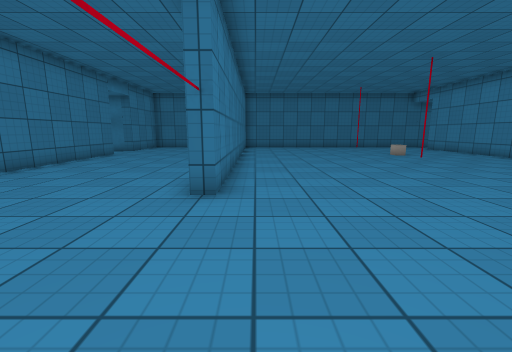
view 1 (above)

19 first-person views from a walk through a 3-D level made in the Unity game engine. The camera is 1.2 m above the floor, tilts 10° down and sees 90° across. The floor is counted in squares, 1 m on a side. Each view is taken from the middle of a square. On the plan, view 1 faces up. The plan holds only what a view shows up to about 12 squares ahead; the rest is blank. The place goes on beyond the plan. The player character is not drawn. Door leaves are left out, so doorways stand open. Surface patterns are stand-ins for the level's own textures.

view 2
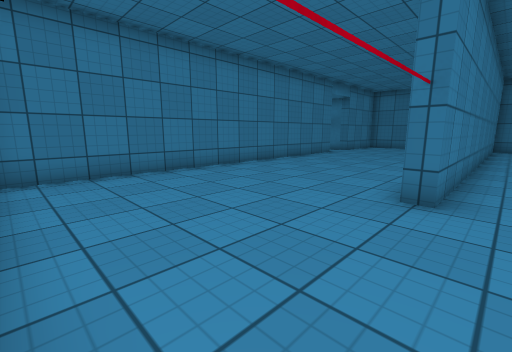

view 3
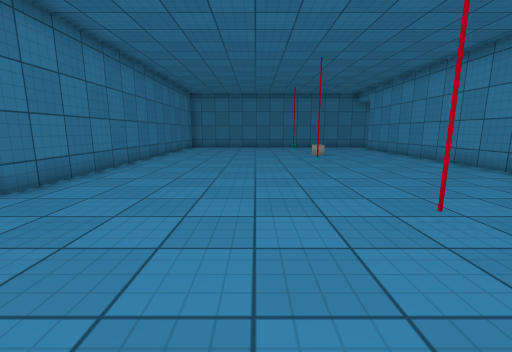

view 4
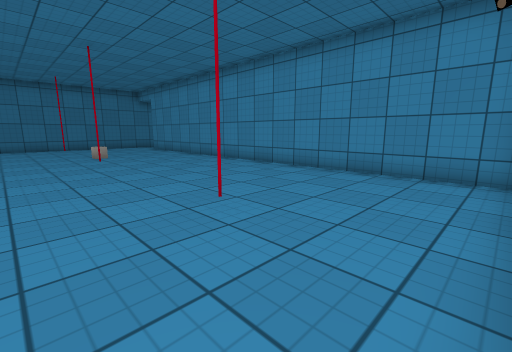

view 5
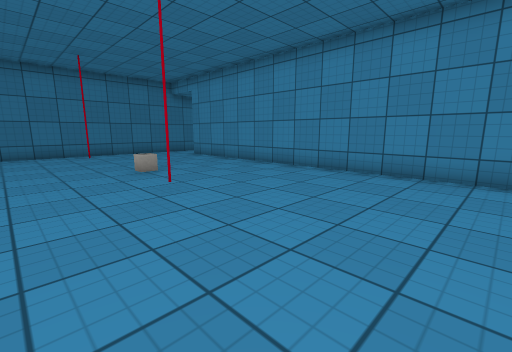

view 6
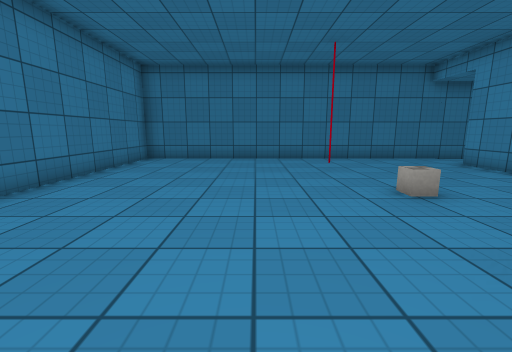

view 7
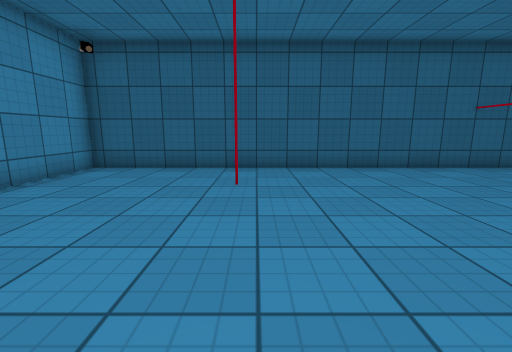

view 8
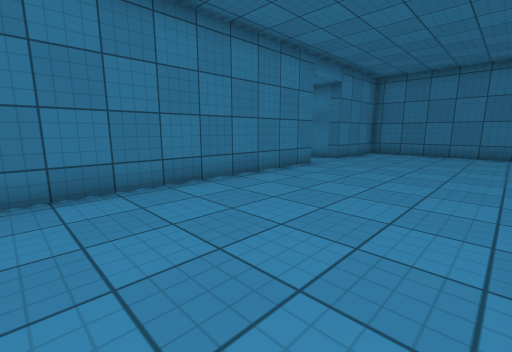

view 9
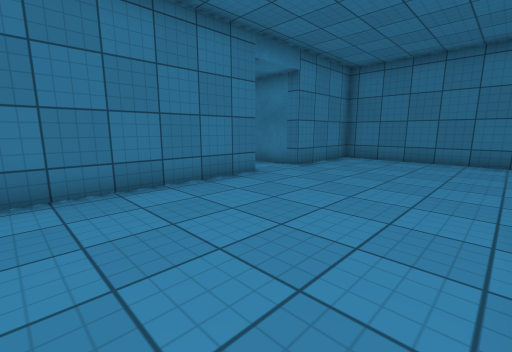

view 10
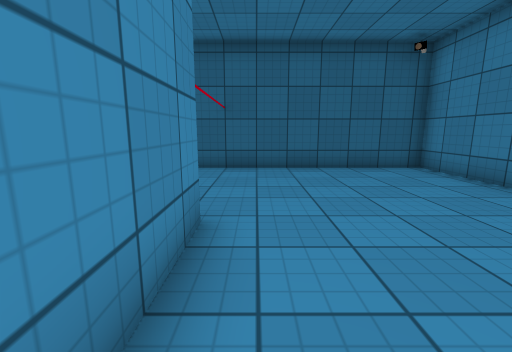

view 11
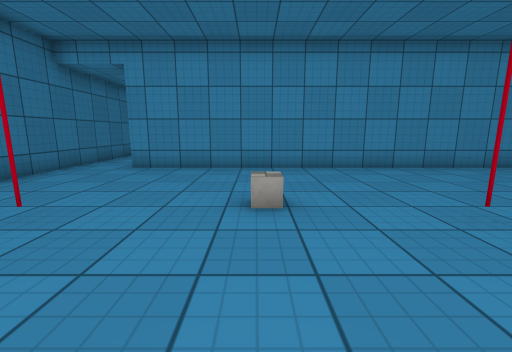

view 12
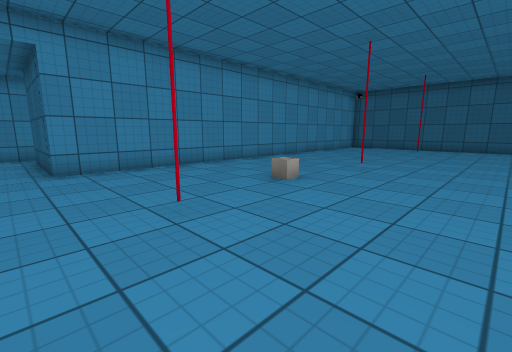

view 13
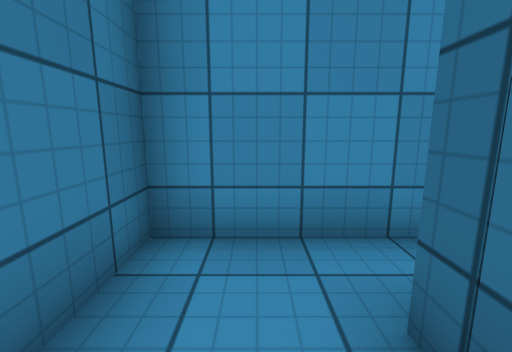

view 14
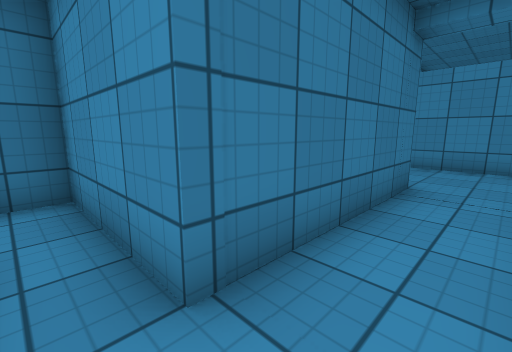

view 15
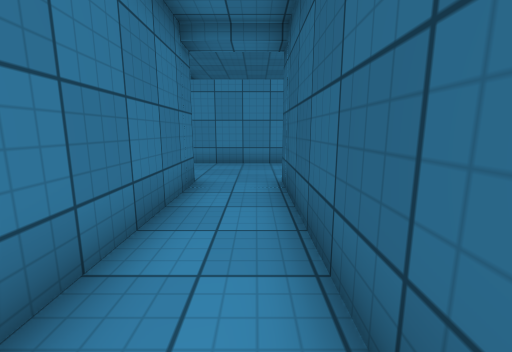

view 16
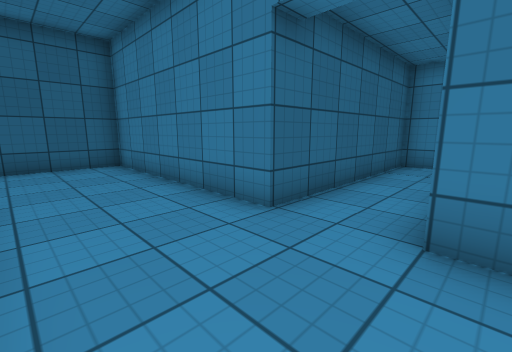

view 17
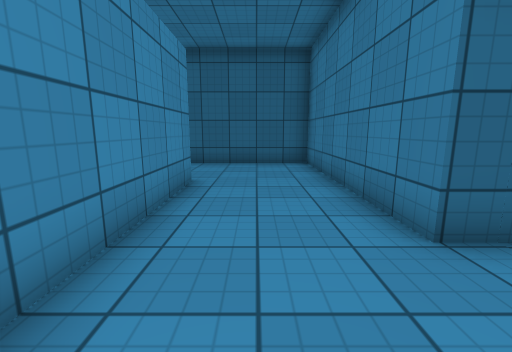

view 18
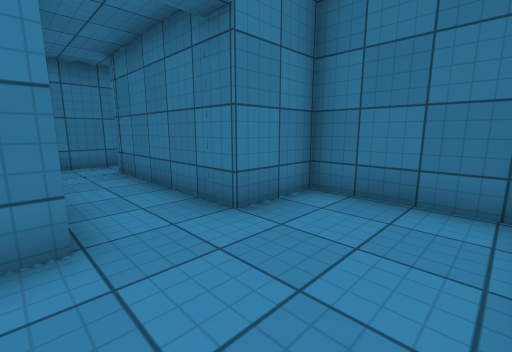

view 19
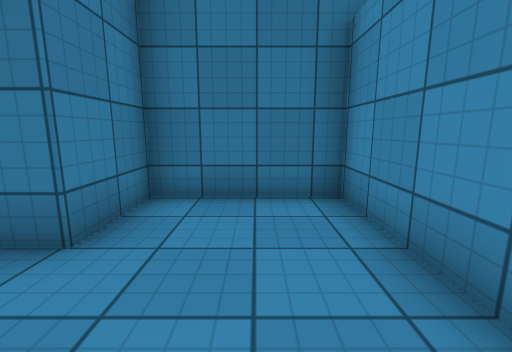

### Floor plan
Points are (right, up) in squares from view 1. A wall is a line through its corners. A room is listed if a view was taken in it or the views show most of it. See-through windows are left out.
Room 1 (views 1, 2, 3, 4, 5, 6, 7, 8, 9, 10, 11, 12, 13)
walls: (-7.4, 13.5) (-7.4, -0.4) (11.4, -0.4) (11.4, 17.1) (15.4, 17.1); (-1.9, 19.2) (-7.4, 19.2) (-7.4, 15.5) (-9.5, 15.5); (16.8, 17.5) (16.8, 19.2) (-0.8, 19.2) (-0.8, 4.7) (-1.3, 4.7) (-1.3, 7.4)
ways out: opening at (16, 16.5) to room 2
objects: other object (6, 3); other object (6, 10); other object (6, 16); other object (7, 13)
Room 2 (views 14, 15, 16, 17, 18, 19)
walls: (25.6, 9.9) (25.6, 17.6) (22.1, 17.6) (22.1, 15.5) (16.8, 15.5) (16.8, 17.5); (15.4, 15.9) (15.4, 13.4) (22.1, 13.4) (22.1, 6.4) (26.5, 6.4)
ways out: opening at (16, 16.5) to room 1

Where each view was taken, in squares from view 1:
view 1: 0 up, 0 right, facing up
view 2: 0 up, 0 right, facing up-left
view 3: 0 up, 4 right, facing up
view 4: 0 up, 4 right, facing up-right
view 5: 5 up, 4 right, facing up-right
view 6: 8 up, 4 right, facing up
view 7: 8 up, 6 right, facing down
view 8: 5 up, 2 left, facing up-left
view 9: 8 up, 2 left, facing up-left
view 10: 8 up, 2 left, facing down
view 11: 13 up, 3 right, facing right
view 12: 18 up, 3 right, facing down-right
view 13: 18 up, 14 right, facing right
view 14: 14 up, 16 right, facing up-right
view 15: 14 up, 16 right, facing right
view 16: 16 up, 25 right, facing down-left
view 17: 16 up, 24 right, facing down
view 18: 13 up, 25 right, facing up-left
view 19: 13 up, 24 right, facing up
